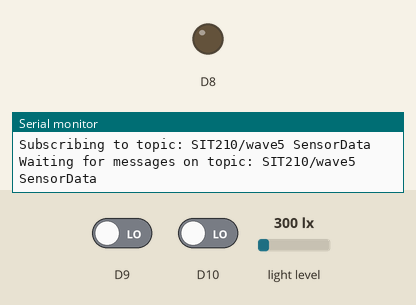
Bench run of a sketch on a simulated Arduino MKR. Shown: output pins drawn as LEDs (lit = HIGH), the last lines printed to the serial monitor. Inputs (shaded band) come from the test bench; at power-on: D9 LOW, light level 300 lx, D10 LOW. WiFi joins after 1.5 s; servers stay silent unless stated; no MQTT or app messages arrive unless stated.

Above: at 2.7 s.
2.8 s: D9 driven HIGH
At 4.2 s:
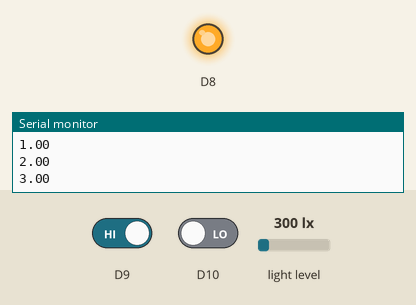
4.5 s: light level set to 434 lx
6.0 s: light level set to 472 lx
At 6.8 s:
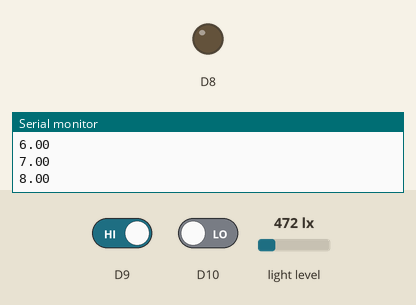
7.5 s: light level set to 40 lx
At 8.0 s:
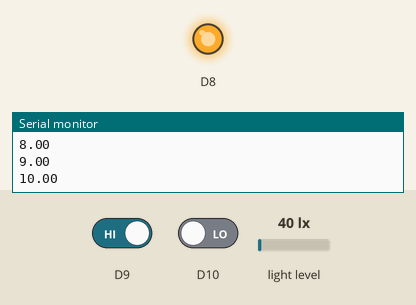
Timing chart, 0 to 10.0 s (numbered marks = the images above; inputs shaded):
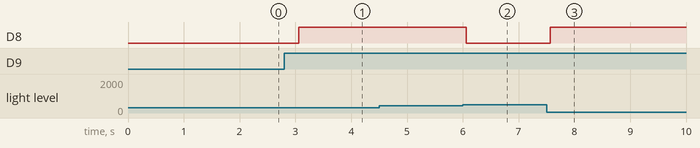

Measured:
- the behaviour switches between 450 and 451 lx on light level (found by bisection; images 1 and 2)
- after the input at 2.8 s, D8: LOW → HIGH after 0.26 s
- after the input at 6.0 s, D8: HIGH → LOW after 0.06 s
- after the input at 7.5 s, D8: LOW → HIGH after 0.06 s

The sketch:

SIT314_Task7_1P.ino
```cpp
#include <ArduinoMqttClient.h>
#include <WiFiNINA.h>
#include <BH1750.h>

///////please enter your sensitive data in the Secret tab/arduino_secrets.h
char ssid[] = "Goyal's";    // your network SSID (name)
char pass[] = "00000001";    // your network password (use for WPA, or use as key for WEP)

BH1750 GY30; // instantiate a sensor object

WiFiClient wifiClient;
MqttClient mqttClient(wifiClient);

const char broker[] = "mqtt://broker.hivemq.com";
int        port     = 1883;
const char topic[]  = "SensorData";

float people = 0;
int ir1SensorState = LOW;
int ir2SensorState = LOW;

void setup() {
  Serial.begin(9600);
  GY30.begin(); // initialize the sensor object
  pinMode(8, OUTPUT);
  pinMode(9, INPUT);
  pinMode(10, INPUT);


  // attempt to connect to WiFi network:
  Serial.print("Attempting to connect to WPA SSID: Agam ");
  Serial.println(ssid);
  while (WiFi.begin(ssid, pass) != WL_CONNECTED) {
    // failed, retry
    Serial.print(".");
    delay(5000);
  }

  Serial.println("You're connected to the network");
  Serial.println();

  // You can provide a unique client ID, if not set the library uses Arduino-millis()
  // Each client must have a unique client ID
   mqttClient.setId("clientId-nAS4dVvDAo");

  // You can provide a username and password for authentication
  mqttClient.setUsernamePassword("username", "password");

  Serial.print("Attempting to connect to the MQTT broker:broker.mqttdashboard.com ");
  Serial.println(broker);

  if (!mqttClient.connect(broker, port)) {
    Serial.print("MQTT connection failed! Error code = ");
    Serial.println(mqttClient.connectError());

    while (1);
  }

  Serial.println("You're connected to the MQTT broker!");
  Serial.println();

  Serial.print("Subscribing to topic: SIT210/wave5 ");
  Serial.println(topic);
  Serial.println();

  // subscribe to a topic
  mqttClient.subscribe("SensorData");

  // topics can be unsubscribed using:
  // mqttClient.unsubscribe(topic);

  Serial.print("Waiting for messages on topic: SIT210/wave5 ");
  Serial.println(topic);
  Serial.println();
}

void loop() {
  ir1SensorState = digitalRead(9);
  ir2SensorState = digitalRead(10);
  float lux = GY30.readLightLevel(); // read the light level from the sensor


    // If motion is detected, blink the corresponding LED
    if (ir1SensorState == HIGH) {
      people = people + 1;
      Serial.println(people);
    }
    else if (people >= 1 && ir2SensorState == HIGH){
      people = people - 1;
      Serial.println(people);
    }

    if(people >= 1 && lux <= 500) {
      digitalWrite(8, HIGH);
    }
    if (lux > 450) {
      digitalWrite(8, LOW);
    }

    if (people == 0) {
        digitalWrite(8, LOW);
    }

    delay(500);
      mqttClient.beginMessage(topic);
    mqttClient.print("hello ");
    mqttClient.print(people);
    mqttClient.endMessage();
  }
```
